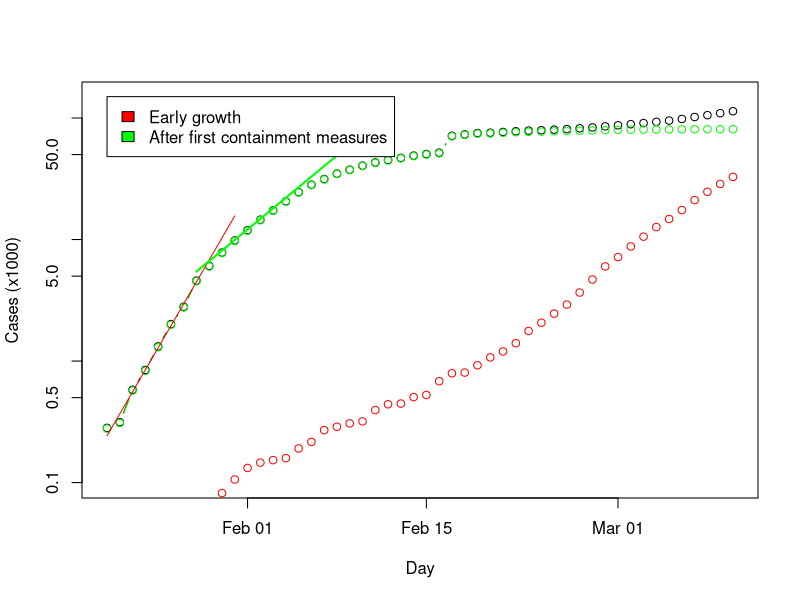
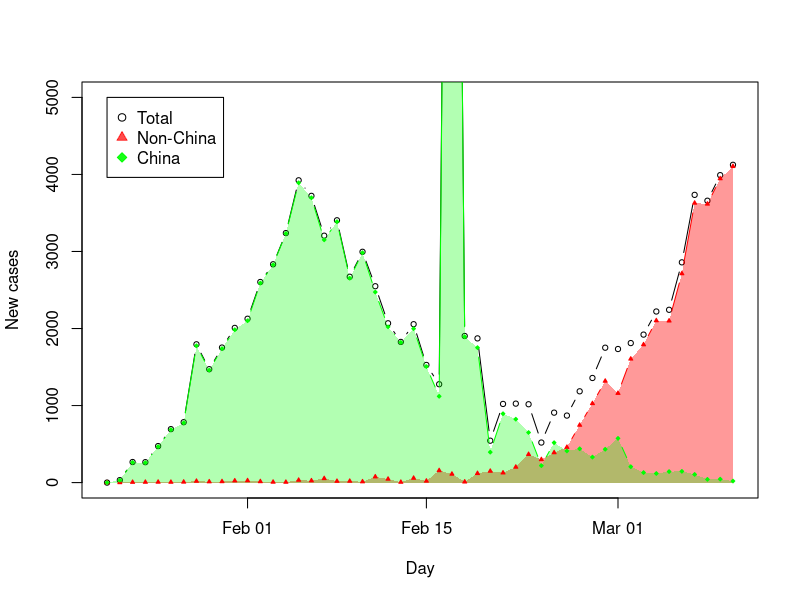

Generate these figures, in order, with R:
# data from https://www.who.int/emergencies/diseases/novel-coronavirus-2019/situation-reports
who = read.csv('who.csv')
who$china = who$cases - who$outside

who$date = as.POSIXlt("21-Jan-2020", format="%d-%b-%Y") + 24*3600*(1:dim(who)[1]-1)

who$new = c(0, diff(who$cases))
who$new.outside = c(0, diff(who$outside))

# Graph from https://www.nytimes.com/interactive/2020/world/asia/china-coronavirus-contain.html
# Data digitized using https://apps.automeris.io/wpd/
nyt = read.csv("nyt.csv")

# ordering is a bit off due digitizing noise
nyt = nyt[order(nyt$day),]

# now we apply an estimated offset to the days in the digitized data
z = approx(nyt$day, nyt$cases, xout=(20:30)+0.5)
z$x = z$x - 19

# and plot

plot(cases/1000 ~ date, who, type='b', xlab='Day', ylab='Cases (x1000)', log='y', ylim=c(0.1,1.3*max(who$cases/1000)))
points(outside/1000 ~ date, who, type='b', col='red')
points(china/1000 ~ date, who, type='b', col='green')
#lines(y~x, z, col='red', type='b')
#legend(2, 14000, legend=c("NYT", "WHO"), fill=c('red','black'), border=NA)
lines(as.POSIXlt("20-Jan-2020", format="%d-%b-%Y")+(1:11)*24*3600, 160*exp((1:11)/2.4)/1000, col='red')
lines(1:11, 160*exp((1:11)/2.4)/1000, col='red')
lines(as.POSIXlt("20-Jan-2020", format="%d-%b-%Y")+(8:19)*24*3600, 1100*exp((8:19)/5)/1000, col='green',lwd=2)

legend(as.POSIXlt("21-Jan-2020", format="%d-%b-%Y"), 150, fill=c('red', 'green'), 
       legend=c("Early growth", "After first containment measures"))

dev.new()
plot(new ~ date, who, xlab="Day", ylab="New cases", type='b', ylim=c(0,5000), cex=0.7)
polygon(c(who$date, max(who$date), min(who$date)), c(who$new.outside,0,0), col=rgb(1,0,0,alpha=0.4), border=F)

polygon(c(who$date, max(who$date), min(who$date)), c(who$new - who$new.outside,0,0), col=rgb(0,1,0,alpha=0.3), border=F)

lines(who$date, who$new.outside, type='b', cex=0.4, pch=24, col=rgb(1,0,0), bg=rgb(1,0,0))
lines(who$date, who$new - who$new.outside, type='b', cex=0.4, pch=23, col=rgb(0,1,0), bg=rgb(0,1,0))

legend(as.POSIXlt("21-Jan-2020", format="%d-%b-%Y"),5000, pch=c(21,24,23), legend=c("Total", "Non-China", "China"), pt.bg=c('white', rgb(1,0,0,alpha=0.7), rgb(0,1,0,alpha=0.9)), col=c('black', rgb(1,0,0,alpha=0.7), rgb(0,1,0,alpha=0.9)))
